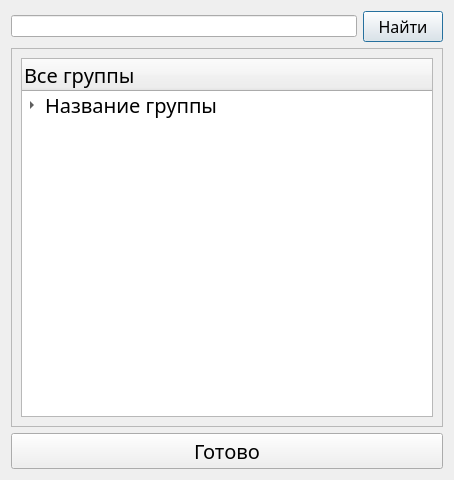
<?xml version="1.0" encoding="UTF-8"?>
<ui version="4.0">
 <class>Dialog</class>
 <widget class="QDialog" name="Dialog">
  <property name="geometry">
   <rect>
    <x>0</x>
    <y>0</y>
    <width>454</width>
    <height>480</height>
   </rect>
  </property>
  <property name="windowTitle">
   <string>Dialog</string>
  </property>
  <layout class="QVBoxLayout" name="verticalLayout">
   <item>
    <layout class="QHBoxLayout" name="horizontalLayout">
     <item>
      <widget class="QLineEdit" name="lineEdit"/>
     </item>
     <item>
      <widget class="QPushButton" name="pushButton">
       <property name="font">
        <font>
         <family>Bahnschrift Light Condensed</family>
         <pointsize>12</pointsize>
        </font>
       </property>
       <property name="text">
        <string>Найти</string>
       </property>
      </widget>
     </item>
    </layout>
   </item>
   <item>
    <widget class="QScrollArea" name="scrollArea">
     <property name="widgetResizable">
      <bool>true</bool>
     </property>
     <widget class="QWidget" name="scrollAreaWidgetContents">
      <property name="geometry">
       <rect>
        <x>0</x>
        <y>0</y>
        <width>430</width>
        <height>368</height>
       </rect>
      </property>
      <layout class="QVBoxLayout" name="verticalLayout_2">
       <item>
        <widget class="QTreeWidget" name="treeWidget">
         <property name="font">
          <font>
           <family>Bahnschrift Light Condensed</family>
           <pointsize>15</pointsize>
          </font>
         </property>
         <column>
          <property name="text">
           <string>Все группы</string>
          </property>
         </column>
         <item>
          <property name="text">
           <string>Название группы</string>
          </property>
          <item>
           <property name="text">
            <string>Название предмета</string>
           </property>
          </item>
         </item>
        </widget>
       </item>
      </layout>
     </widget>
    </widget>
   </item>
   <item>
    <widget class="QPushButton" name="pushButton_2">
     <property name="font">
      <font>
       <family>Bahnschrift Light Condensed</family>
       <pointsize>15</pointsize>
      </font>
     </property>
     <property name="text">
      <string>Готово</string>
     </property>
    </widget>
   </item>
  </layout>
 </widget>
 <resources/>
 <connections/>
</ui>
